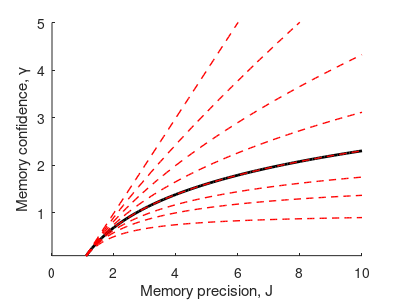

Reproduce this figure in MATLAB.
% function create_Fig4A
% 
% Reproduces Fig 4A of the paper "Fechner's law in metacognition: a 
% quantitative model of working memory conifdence" (Van den Berg et al.
% 2017, Psych Rev)
%
% For questions, bug reports, etc, please email nronaldvdberg@gmail.com

function create_Fig4A
figure
set(gcf,'Position',get(gcf,'Position').*[0.1 0.1 0.5 0.5]);
set(gcf,'PaperPosition',get(gcf,'PaperPosition').*[0.1 0.1 0.5 0.5]);
hold on

lambda = [-1  -.5 -.25 .0001 .25 .5 .75 1];
J = linspace(.1,10,100);
plot(J,log(J),'k','linewidth',2);
for ii=1:numel(lambda)
    plot(J,(J.^lambda(ii)-1)./lambda(ii),'r--','linewidth',1);
end
ylim([0.1 5]);
xlabel('Memory precision, J');
ylabel('Memory confidence, \gamma');